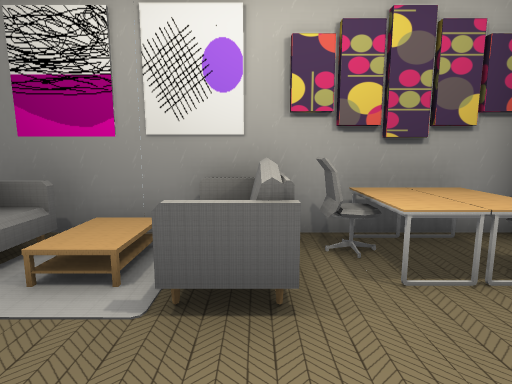
[1] (above)

12 first-person views from a walk through a scene from a Unity 3-D project. The camera is 1.3 m above the floor, tilts 8° down and sees 80° across. The floor is counted in squares, 1 m on a side. Each view is taken from the middle of a square. On the plan, view 1 faces up. The plan holds only what a view shows up to about 14 squares ahead; the rest is blank. The place goes on beyond the plan. The player character is not drawn. Some surface patterns are stand-ins.

[2]
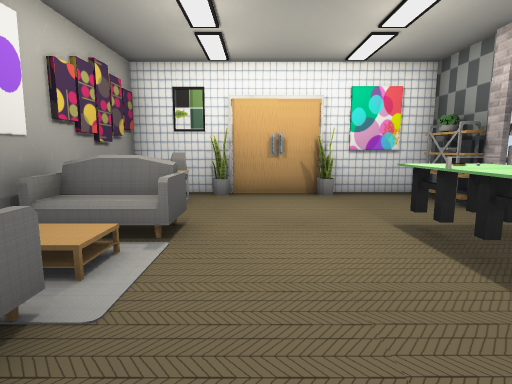

[3]
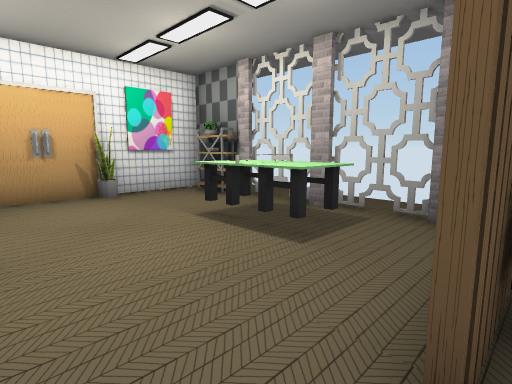

[4]
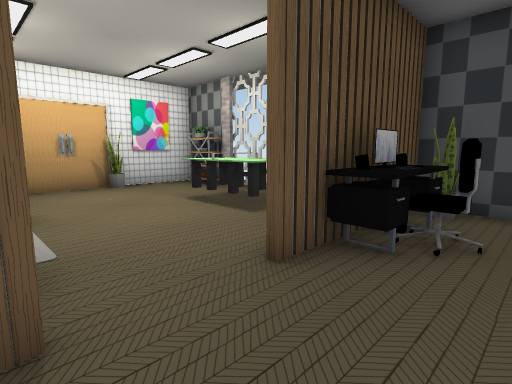

[5]
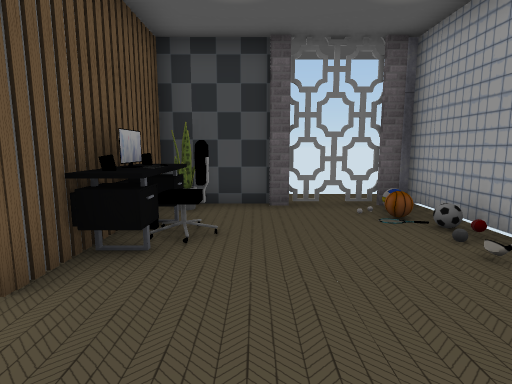

[6]
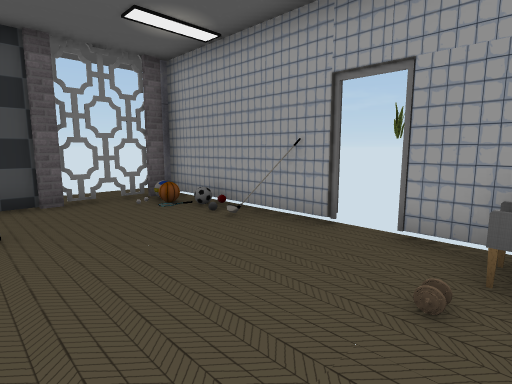

[7]
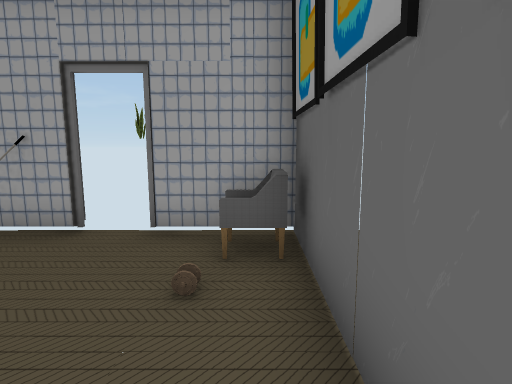

[8]
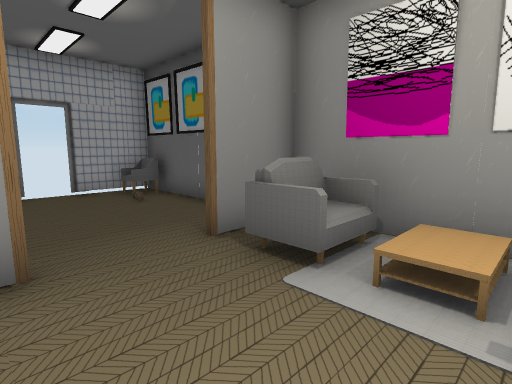

[9]
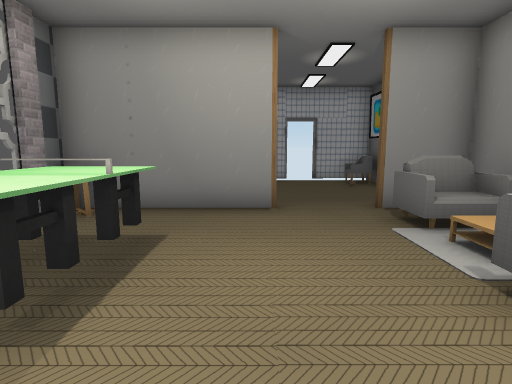

[10]
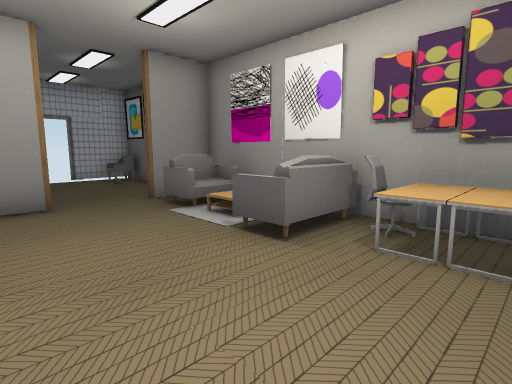

[11]
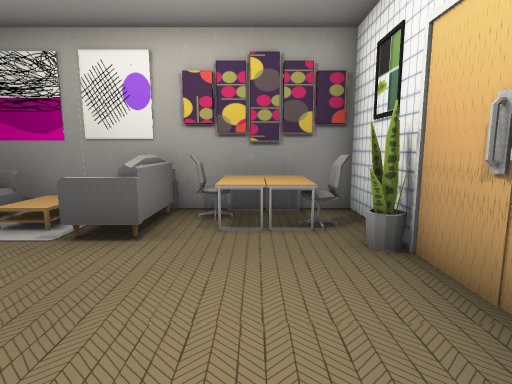

[12]
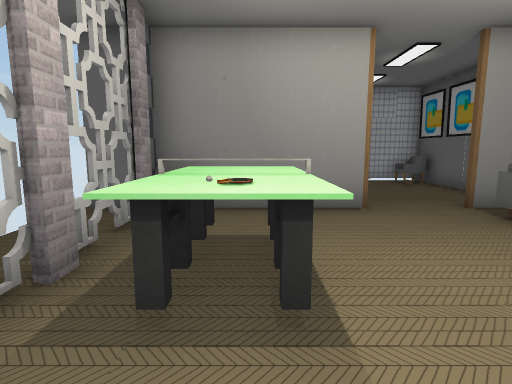

### Floor plan
Key: @ floor where view 1 was taken; # wall or solid block; x gap in a wall; . floor; = window, fence, low wall or low ledge; R rug; S sofa; E desk; P painting; T table; H shelf; O other object.
Columns run from 11 left of view 1 to 4 right of it. Each row starts with its distance up from view 1.
  5 ########RRR#####
  4 #=....#OR SSEPP#
  3 #.....#OR SSEEE#
  2  ..........S...O
  1 x..............#
  0 #O....#....@...#
 -1 #....O#........O
 -2 #O...OO..TTT...O
 -3 #.....#T.TTT...#
 -4 ###x##OTx###xHO#
 -5  ...  #.... ..
 -6       #

Where each view was taken, in squares from view 1:
view 1: 0 up, 0 right, facing up
view 2: 1 up, 5 left, facing right
view 3: 2 up, 5 left, facing down-right
view 4: 3 up, 7 left, facing down-right
view 5: 3 up, 7 left, facing down
view 6: 4 up, 6 left, facing down-left
view 7: 4 up, 6 left, facing left
view 8: 0 up, 1 left, facing up-left
view 9: 0 up, 2 right, facing left
view 10: 1 down, 3 right, facing up-left
view 11: 2 down, 2 right, facing up
view 12: 2 down, 2 right, facing left
